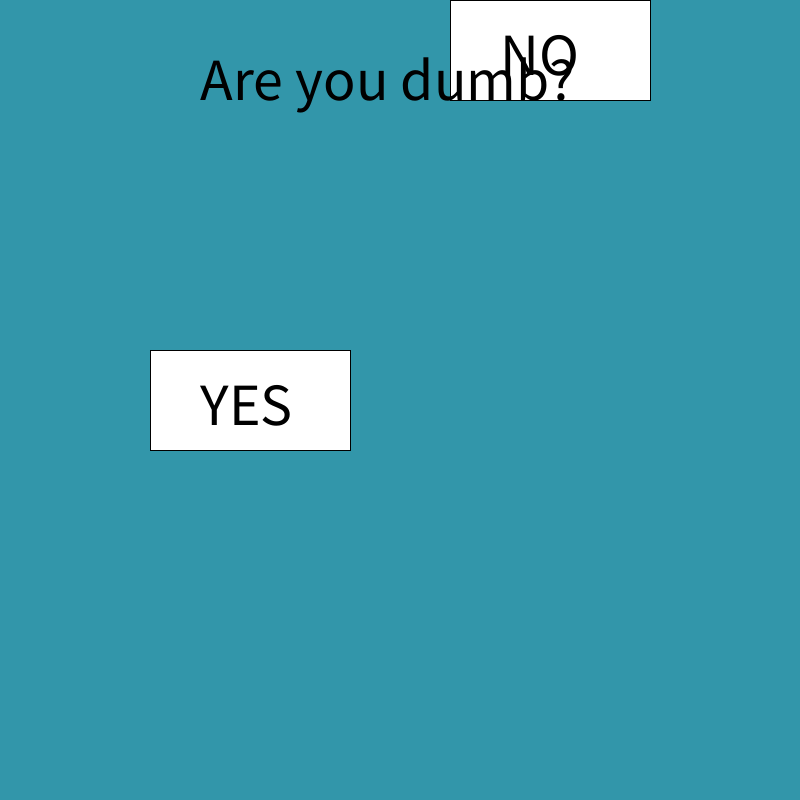
Frame 1 (no input)
Frame 60 (the mouse pressed at the canvas centre just before this capture): identical to frame 1, image omitted
Frame 120 (the mouse held since frame 60 and released just before this capture): identical to frame 1, image omitted

The Processing sketch that drew this single still picture (run headless with seeded random() and noise(); from frame 60 on, the mouse is pressed at the canvas centre):

// Processing sketch: are_you_dumb
// ── are_you_dumb.pde
int w = 200;
int h = 100;
int x = 450;
int y = height/2 - 50;

void setup() {
  size(800, 800);
}

void draw() {
  if (mouseX >= x && mouseX <= x + w && mouseY >= y && mouseY <= y + w) {
    x = (int)random(width - 200);
    y = (int)random(height - 100);
  }
  background(50, 150, 170);
  fill(255);
  rect(150, height/2 - 50, 200, 100);
  rect(x, y, w, h);
  textSize(60);
  fill(0);
  text("Are you dumb?", 200, 100);
  text("YES", 200, height/2 + 25);
  text("NO",  x + 50, y + 75);
}

void mouseClicked() {
  if (mouseX >= 150 && mouseX <= 350 && mouseY >= height / 2 - 50 && mouseY <= height / 2 + 50) {
    textSize(100);
    text("Good job", 100, height/2);
    noLoop();
  }
}
